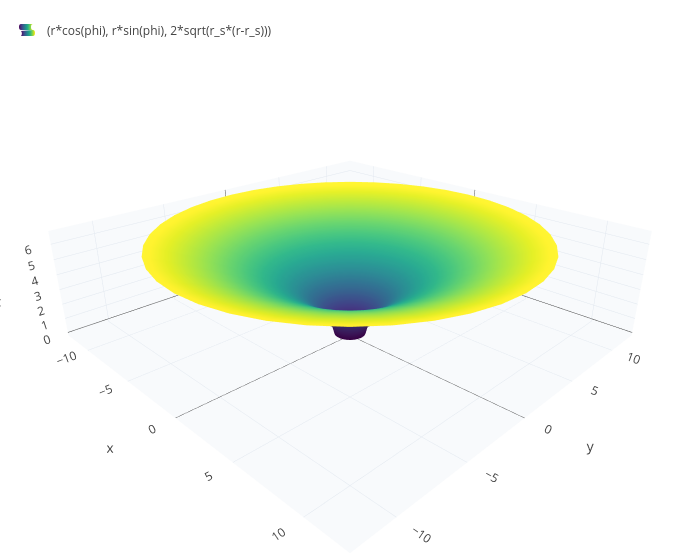

The cell this chart's notebook holds for it:
### Code cell
r_s = 1;
surface(r*cos(phi), r*sin(phi), 2*sqrt(r_s*(r-r_s)), r, 1, 12, phi, 0, 2*pi)

### Figure 1 — Plotly figure (JSON) as saved in the notebook; plotly's stock layout.template omitted (floating-point values rounded to 4 significant figures; data arrays with more than 128 entries replaced by an {"elided": "..."} marker saying what was removed)
{"data": [{"colorscale": "Viridis", "name": "(r*cos(phi), r*sin(phi), 2*sqrt(r_s*(r-r_s)))", "opacity": 1, "showlegend": true, "showscale": false, "type": "surface", "x": {"elided": "41x41 float values"}, "y": {"elided": "41x41 float values"}, "z": {"elided": "41x41 float values"}}], "layout": {"height": 560, "legend": {"x": 0.01, "y": 0.99}, "margin": {"b": 0, "l": 0, "r": 0, "t": 10}, "scene": {"aspectmode": "data", "camera": {"eye": {"x": 1.6, "y": -1.6, "z": 1.0}}, "xaxis": {"backgroundcolor": "#f8fafc", "gridcolor": "#e2e8f0", "showbackground": true, "title": {"text": "x"}}, "yaxis": {"backgroundcolor": "#f8fafc", "gridcolor": "#e2e8f0", "showbackground": true, "title": {"text": "y"}}, "zaxis": {"backgroundcolor": "#f8fafc", "gridcolor": "#e2e8f0", "showbackground": true, "title": {"text": "z"}}}, "showlegend": true, "title": {"text": ""}, "width": 700}}
